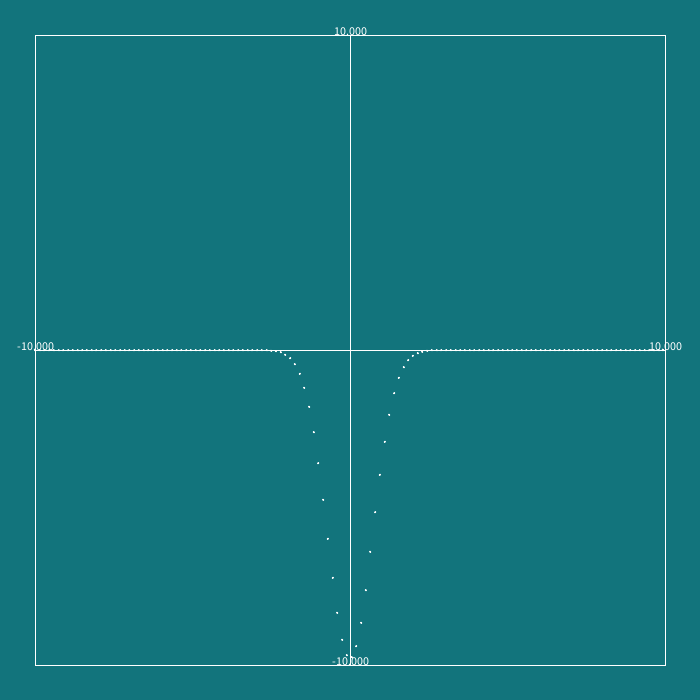
Frame 1 (no input)
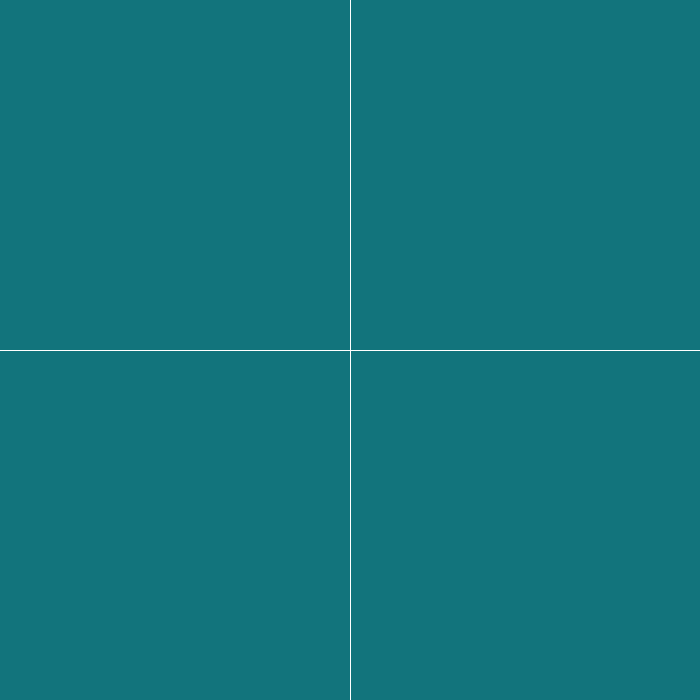
Frame 60 (the mouse pressed at the canvas centre just before this capture)
Frame 120 (the mouse held since frame 60 and released just before this capture): identical to frame 60, image omitted

The Processing sketch that drew these frames (run headless with seeded random() and noise(); from frame 60 on, the mouse is pressed at the canvas centre):

// Processing sketch: sketch_101516_graphs
// ── sketch_101516_graphs.pde
int MIDX = width / 2;
int MIDY = height / 2;
int FRAME_RATE = 60;
int STROKE_WEIGHT = 1;

boolean DEBUG = true;

color DEBUG_COLOR;
color BACKGROUND_COLOR;
color DRAW_COLOR;

float E = (float) Math.E;

int lastFrame;
float delta;

float padding = 0.05;
float xPaddingOffset;
float yPaddingOffset;
float canvasWidth;
float canvasHeight;

float pointSize = 1;

float modelXRangeLow = -10;
float modelXRangeHigh = 10;
float modelInc = .15;

float modelYRangeLow = -10;
float modelYRangeHigh = 10;

float camSpeed = .0015f;

float coeff = 0;
float sequenceTimer;
float sequenceTimerLength = 3;

float curveHeight = 10;
float curveWidth = 1;

void setup()
{
  strokeWeight(STROKE_WEIGHT);
  frameRate(FRAME_RATE);
  size(700, 700); 
  // SET VARIABLES THAT DEPEND ON WIDTH AND HEIGHT   
  xPaddingOffset = width * padding;
  yPaddingOffset = height * padding;
  canvasWidth = width - xPaddingOffset * 2;
  canvasHeight = height - yPaddingOffset * 2; 

  DEBUG_COLOR = color(#FFFFFF);
  BACKGROUND_COLOR = color(#12747c);
  DRAW_COLOR = color(#FFFFFF);
}

void draw() {
  delta = (millis() - lastFrame) / 1000f;
  lastFrame = millis();
  background(BACKGROUND_COLOR);

  sequenceTimer += delta;
  if (sequenceTimer >= sequenceTimerLength) 
    sequenceTimer -= sequenceTimerLength;
  float sequenceAlpha = sequenceTimer / sequenceTimerLength;
  if (sequenceAlpha < .5) {
    sequenceAlpha *= 2;
  } else {
    sequenceAlpha = 1 - ((sequenceAlpha - .5) * 2 );
  }

  coeff = lerp(-curveHeight, curveHeight, alphaSmooth(sequenceAlpha));

  // DRAW GRAPH BORDER
  noFill();
  stroke(DRAW_COLOR);
  rect(xPaddingOffset, yPaddingOffset, canvasWidth, canvasHeight);
  noStroke();

  fill(DRAW_COLOR);

  // DRAW RANGE TEXT
  textAlign(CENTER);
  text(modelXRangeLow, xPaddingOffset, yPaddingOffset + canvasHeight / 2);
  text(modelXRangeHigh, xPaddingOffset + canvasWidth, yPaddingOffset + canvasHeight / 2);
  text(modelYRangeLow, xPaddingOffset + canvasWidth / 2, yPaddingOffset + canvasHeight);
  text(modelYRangeHigh, xPaddingOffset + canvasWidth / 2, yPaddingOffset);

  stroke(DRAW_COLOR);
  if (modelXRangeLow < 0 && modelXRangeHigh > 0) {
    float linePosX = (abs(modelXRangeLow) / (modelXRangeHigh - modelXRangeLow)) * canvasWidth + xPaddingOffset;
    line(linePosX, yPaddingOffset, linePosX, yPaddingOffset + canvasHeight);
  }

  if (modelYRangeLow < 0 && modelYRangeHigh > 0) {
    float linePosY = height - ((abs(modelYRangeLow) / (modelYRangeHigh - modelYRangeLow)) * canvasHeight + yPaddingOffset);
    line(xPaddingOffset, linePosY, xPaddingOffset + canvasWidth, linePosY);
  }

  float alpha;
  float xPos, yPos;
  float modelYVal;
  for (float modelX = modelXRangeLow; modelX < modelXRangeHigh; modelX += modelInc) {
    alpha = (modelX - modelXRangeLow) / (modelXRangeHigh - modelXRangeLow);
    xPos = canvasWidth * alpha + xPaddingOffset;

    // GRAPHING FUNCTION 
    modelYVal = coeff * pow(E, -((1/curveWidth) * pow(modelX, 2)));

    alpha = 1 - ((modelYVal - modelYRangeLow) / (modelYRangeHigh - modelYRangeLow));
    if (alpha > 1) {
      alpha = 1.1;
    }

    if (alpha < 0) {
      alpha = -.1;
    }
    yPos = ((canvasHeight * alpha) + yPaddingOffset);
    ellipse(xPos, yPos, pointSize, pointSize);
  }
  
  padding += 10 * delta;
  xPaddingOffset = width * padding;
  yPaddingOffset = height * padding;
  canvasWidth = width - xPaddingOffset * 2;
  canvasHeight = height - yPaddingOffset * 2; 
  curveHeight += 10 * delta;
  curveWidth += 10 * delta;
}

float alphaSmooth(float alpha) {
  return alpha * alpha * alpha * (alpha * (alpha * 6 - 15) + 10);
}
